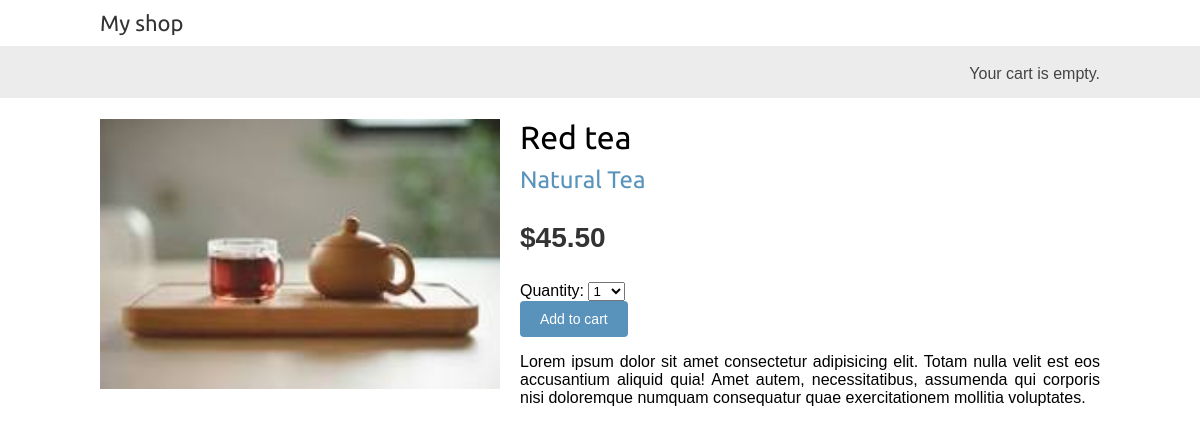
/2/red-tea/, run on an earlier commit of the app's database.
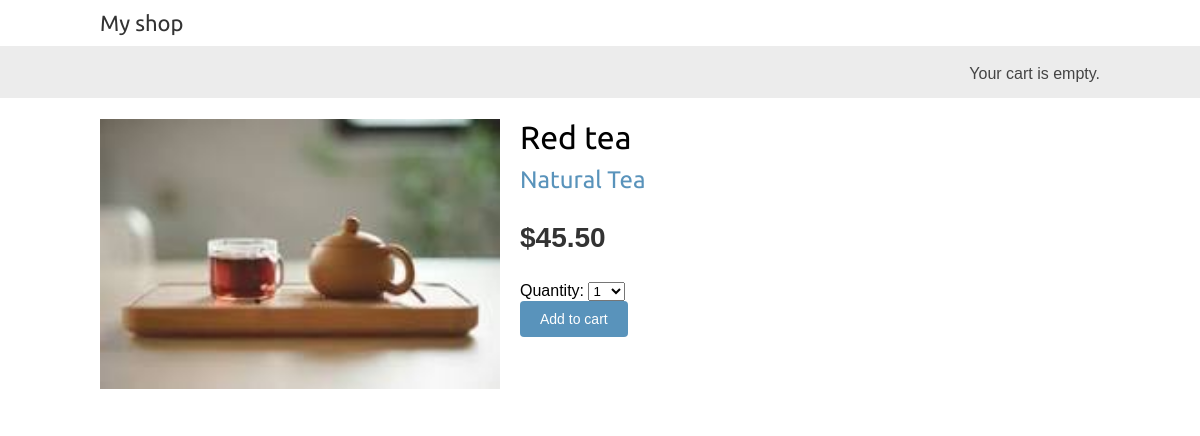
And on a later commit of the database.
### shop/models.py (models this page shows, shortened)
class Product(models.Model):
    category = models.ForeignKey(
        Category, on_delete=models.CASCADE, related_name='products')
    name = models.CharField(max_length=200)
    slug = models.SlugField(max_length=200)
    image = models.ImageField(upload_to='products/%Y/%m/%d', blank=True)
    description = models.TextField(blank=True)
    price = models.DecimalField(max_digits=10, decimal_places=2)
    available = models.BooleanField(default=True)
    created = models.DateTimeField(auto_now_add=True)
    updated = models.DateTimeField(auto_now=True)
    class Meta:
        ordering = ['name']
        indexes = [
            models.Index(fields=['id', 'slug']),
            models.Index(fields=['name']),
            models.Index(fields=['-created']),
        ]

class Category(models.Model):
    name = models.CharField(max_length=200)
    slug = models.SlugField(max_length=200, unique=True)
    def __str__(self) -> str:
        return self.name
    def get_absolute_url(self):
        return reverse('shop:product_list_by_category', args=[self.slug])
    class Meta:
        ordering = ['name']
        indexes = [
            models.Index(fields=['name']),
        ]
        verbose_name = 'category'
        verbose_name_plural = 'categories'

### shop/views.py (the view)
# urls.py: path('<int:id>/<slug:slug>/', views.product_detail, name='product_detail'),
def product_detail(request, id, slug):
    cart_product_form = CartAddProductForm()
    product = get_object_or_404(Product, id=id, slug=slug, available=True)
    return render(request, 'shop/product/detail.html', {'product': product, 'cart_product_form': cart_product_form})

### cart/forms.py
class CartAddProductForm(forms.Form):
    quantity = forms.TypedChoiceField(
        choices=PRODUCT_QUANTITY_CHOICES,
        coerce=int
    )
    override = forms.BooleanField(
        required=False, initial=False, widget=forms.HiddenInput)

### cart/cart.py (called while the page is built)
    def __len__(self):
        return sum(item['quantity'] for item in self.cart.values())

### cart/context_processors.py (called while the page is built)
def cart(request):
    return {'cart': Cart(request)}

### shop/templates/shop/product/detail.html (shortened to what this page needs)
{% extends "shop/base.html" %}
{% load static %}
{% block content %}
  <div class="product-detail">
    <img src="{% if product.image %}{{ product.image.url }}{% else %}
    {% static 'img/no_image.png' %}{% endif %}">
    <h1>{{ product.name }}</h1>
    <h2>
      <a href="{{ product.category.get_absolute_url }}">
        {{ product.category }}
      </a>
    </h2>
    <p class="price">${{ product.price }}</p>
    <form action="{% url "cart:cart_add" product.id %}" method="post">
      {{ cart_product_form }}
      <input type="submit" value="Add to cart">
    </form>
    {{ product.description|linebreaks }}
  </div>
{% endblock %}

What changed in the data, as far as the page shows it:
changed Product "Red tea": description "Lorem ipsum dolor sit amet consectetur adipisicing elit. Totam nulla velit est eos accusantium aliquid quia! Amet autem, necessitatibus, assumenda qui corporis nisi doloremque numquam consequatur quae exercitationem mollitia voluptates." → (not shown)
